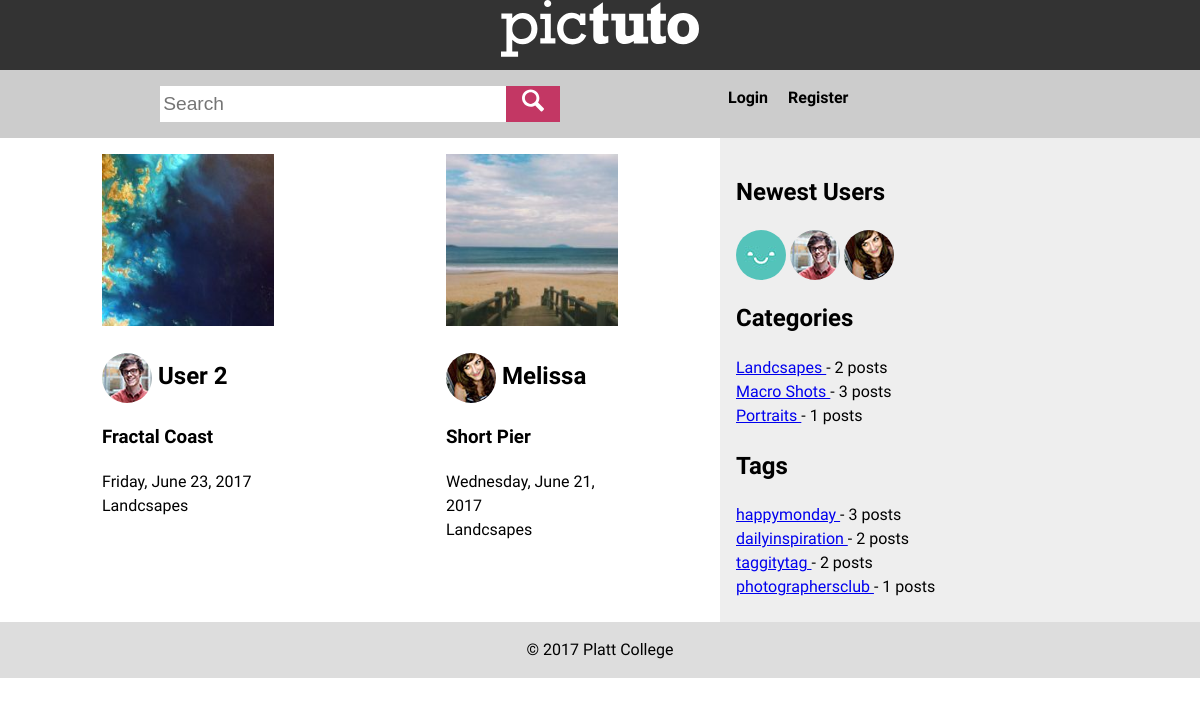
/category.php?cat_id=2, run on the app's committed database.
### tables this page shows
CREATE TABLE IF NOT EXISTS `posts` (
`post_id` smallint(6) NOT NULL,
  `title` varchar(256) NOT NULL,
  `body` text NOT NULL,
  `image` varchar(256) NOT NULL,
  `date` datetime NOT NULL,
  `category_id` tinyint(4) NOT NULL,
  `user_id` tinyint(4) NOT NULL,
  `allow_comments` tinyint(1) NOT NULL,
  `is_published` tinyint(1) NOT NULL
);

CREATE TABLE IF NOT EXISTS `users` (
`user_id` tinyint(4) NOT NULL,
  `username` varchar(40) NOT NULL,
  `password` varchar(40) NOT NULL,
  `email` varchar(254) NOT NULL,
  `is_admin` tinyint(1) NOT NULL,
  `bio` varchar(256) NOT NULL,
  `profile_pic` varchar(40) NOT NULL,
  `join_date` datetime NOT NULL,
  `secret_key` varchar(40) NOT NULL
);

CREATE TABLE IF NOT EXISTS `categories` (
`category_id` smallint(6) NOT NULL,
  `name` varchar(40) NOT NULL
);

CREATE TABLE IF NOT EXISTS `tags` (
`tag_id` mediumint(9) NOT NULL,
  `name` varchar(256) NOT NULL
);

### category.php (the view, shortened to what this page needs)
<?php
require('header.php');
$category_id = $_GET['cat_id'];
?>
<main class="content">
	<?php
	$query = "SELECT posts.*, users.username, users.user_id, users.profile_pic, categories.*
	FROM posts, categories, users
	WHERE posts.is_published = 1
	AND categories.category_id = $category_id
	AND categories.category_id = posts.category_id
	AND users.user_id = posts.user_id
	ORDER BY posts.date DESC
	LIMIT 10";
	$result = $db->query($query);
	if( $result->num_rows >= 1 ){
		while( $row = $result->fetch_assoc() ){
			?>
			<article class="medium-post">
				<a href="single.php?post_id=<?php echo $row['post_id'] ?>">
					<img src="<?php image_url($row['post_id'], 'medium') ?>" class="post-image">
				</a>
				<h2 class="user-card">
					<a href="profile.php?user_id=<?php echo $row['user_id']; ?>">
						<?php show_profile_pic($row['user_id']); ?>
						<?php echo $row['username']; ?>
					</a>
				</h2>
				<h3><?php echo $row['title']; ?></h3>
				<div class="post-info">
					<?php echo convert_date($row['date']); ?>
					<br>
					<?php echo $row['name']; ?>
				</div>
			</article>
			<?php
		}
	}
	else{
		echo 'Invalid cate.';
	}
	?>
</main>
<?php include('sidebar.php'); ?>
<?php include('footer.php'); ?>

### functions.php (shortened to what this page needs)
<?php
function convert_date( $timestamp ){
	$date = new DateTime( $timestamp );
	return $date->format('l, F j, Y');
}
		?>
	<?php
function show_profile_pic( $user_id, $size = 'thumb' ){
	global $db;
	$query = "SELECT profile_pic FROM users
			WHERE user_id = $user_id
			LIMIT 1";
	$result = $db->query($query);
	if( $result->num_rows == 1 ){
		$row = $result->fetch_assoc();
			echo '<img src="http://localhost/melissa-php-0517/image-app/uploads/' . $row['profile_pic'] . '_' . $size . '.jpg" alt="Profile Picture" class="profile_pic">';
	}
}
function image_url($post_id = 0, $size = 'medium'){
	global $db;
	$query = "SELECT image FROM posts WHERE post_id = $post_id LIMIT 1";
	$result = $db->query($query);
	$row = $result->fetch_assoc();
	if($row['image']){
		echo 'uploads/' . $row['image'] . '_' . $size . '.jpg';
	}
}

### sidebar.php (shortened to what this page needs)
<aside class="sidebar">
	<?php
	$query 	= "SELECT *
				FROM users
				ORDER BY join_date DESC
				LIMIT 5";
	$result = $db->query($query);
	if( $result->num_rows >= 1 ){
	 ?>
	<section>
		<h2>Newest Users</h2>
		<?php while( $row = $result->fetch_assoc() ){ ?>
			<a class="profile-pic" href="profile.php?user_id=<?php echo $row['user_id']; ?>" title="<?php echo $row['username']; ?>'s Profile"><?php show_profile_pic($row['user_id']); ?></a>
		<?php }
		?>
	</section>
	<?php }  ?>
	<?php
	$query 	= "SELECT categories.*, COUNT(*) AS total
			FROM categories , posts
			WHERE categories.category_id = posts.category_id
			GROUP BY categories.category_id
			ORDER BY categories.name ASC
			LIMIT 5";
	$result = $db->query($query);
	if( $result->num_rows >= 1 ){?>
	<section>
		<h2>Categories</h2>
		<ul>
		<?php while( $row = $result->fetch_assoc() ){ ?>
			<li><a href="category.php?cat_id=<?php echo $row['category_id'] ?>"><?php echo $row['name'] ?> </a>
			- <?php echo $row['total']; ?> posts</li>
		<?php }
		$result->free(); ?>
		</ul>
	</section>
	<?php } ?>
	<?php
	$query 	= "SELECT tags.*, COUNT(*) AS total
			FROM tags, posts, post_tags
			WHERE posts.post_id = post_tags.post_id
			AND tags.tag_id = post_tags.tag_id
			GROUP BY tags.tag_id
			ORDER BY total DESC";
	$result = $db->query($query);
	if( $result->num_rows >= 1 ){?>
	<section>
		<h2>Tags</h2>
		<ul>
		<?php while( $row = $result->fetch_assoc() ){ ?>
			<li><a href="tag.php?tag_id=<?php echo $row['tag_id'] ?>"><?php echo $row['name'] ?> </a>
			- <?php echo $row['total']; ?> posts</li>
		<?php }
		$result->free(); ?>
		</ul>
	</section>
	<?php } ?>
</aside>

### styles/style.css (style rules this page uses)
html { box-sizing:border-box; background-color:white; }
html * { box-sizing: inherit; }
body { font-family: "Libre Franklin", "Arial", sans-serif; margin: 0; line-height: 1.5; overflow-x: hidden; }
.content { padding:1em; display: flex; flex-wrap: wrap; justify-content: space-between; align-items: flex-start; }
article { flex-grow: 1; max-width:400px; margin:0 auto 4em; max-width:25%; }
.content img { max-width: 100%; height: auto; }
.sidebar { padding:1em; background-color:#eee; clear:both; }
ul, li { margin: 0; padding: 0; list-style-type: none; }
.user-card img, .profile-pic img { border-radius: 500px; vertical-align: middle; }
.user-card a { text-decoration: none; color:inherit; }
@media screen and (min-width:800px) { .content, .search-bar { width:60%; } }
@media screen and (min-width:800px) { .sidebar, .menu { width:40%; clear: none; } }

### data on the page
posts: image (picture), user.profile_pic (placeholder picture), user.username "User 2", title "Fractal Coast", date "Friday, June 23, 2017", category.name "Landcsapes"
posts: image (picture), user.profile_pic (placeholder picture), user.username "Melissa", title "Short Pier", date "Wednesday, June 21, 2017", category.name "Landcsapes"
users: profile_pic (placeholder picture)
users: profile_pic (placeholder picture)
users: profile_pic (placeholder picture)
categories: name "Landcsapes", total "2"
categories: name "Macro Shots", total "3"
categories: name "Portraits", total "1"
tags: name "happymonday", total "3"
tags: name "dailyinspiration", total "2"
tags: name "taggitytag", total "2"
tags: name "photographersclub", total "1"
